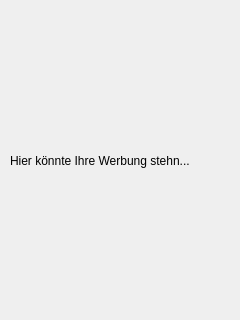
<?xml version="1.0" encoding="UTF-8"?>
<ui version="4.0">
 <class>page1</class>
 <widget class="QWizardPage" name="page1">
  <property name="geometry">
   <rect>
    <x>0</x>
    <y>0</y>
    <width>240</width>
    <height>320</height>
   </rect>
  </property>
  <property name="windowTitle">
   <string>WizardPage</string>
  </property>
  <widget class="QWidget" name="gridLayoutWidget">
   <property name="geometry">
    <rect>
     <x>10</x>
     <y>10</y>
     <width>221</width>
     <height>301</height>
    </rect>
   </property>
   <layout class="QGridLayout" name="gridLayout">
    <item row="0" column="0">
     <widget class="QLabel" name="label">
      <property name="text">
       <string>Hier könnte Ihre Werbung stehn...</string>
      </property>
     </widget>
    </item>
   </layout>
  </widget>
 </widget>
 <resources/>
 <connections/>
</ui>
